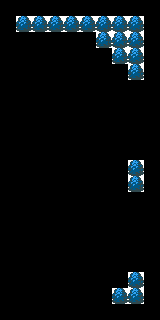

This game map was drawn from its Tiled (.tmx) file and the tilesets committed beside it. A one-line description and the full map source follow:
An orthogonal 10x20 tile map with 16x16 px tiles, 2 tile layers (backgroundLayer, blockedLayer) and 5 objects (3x item, playerStart, door).

<map version="1.0" orientation="orthogonal" renderorder="right-down" width="10" height="20" tilewidth="16" tileheight="16" nextobjectid="15">
 <tileset firstgid="1" name="tiles" tilewidth="16" tileheight="16" tilecount="3520" columns="44">
  <image source="../../../phaserTopdownTutorial/2d-topdown/assets/images/tiles.png" width="705" height="1280" />
 </tileset>
 <layer name="backgroundLayer" width="10" height="20">
  <data encoding="csv">
2731,2731,2731,2731,2731,2731,2731,2731,2731,2731,
2731,2731,2731,2731,2731,2731,2731,2731,2731,2731,
2731,2731,2731,2731,2731,2731,2731,2731,2731,2731,
2731,2731,2731,2731,2731,2731,2731,2731,2731,2731,
2731,2731,2731,2731,2731,2731,2731,2731,2731,2731,
2731,2731,2731,2731,2731,2731,2731,2731,2731,2731,
2731,2731,2731,2731,2731,2731,2731,2731,2731,2731,
2731,2731,2731,2731,2731,2731,2731,2731,2731,2731,
2731,2731,2731,2731,2731,2731,2731,2731,2731,2731,
2731,2731,2731,2731,2731,2731,2731,2731,2731,2731,
2731,2731,2731,2731,2731,2731,2731,2731,2731,2731,
2731,2731,2731,2731,2731,2731,2731,2731,2731,2731,
2731,2731,2731,2731,2731,2731,2731,2731,2731,2731,
2731,2731,2731,2731,2731,2731,2731,2731,2731,2731,
2731,2731,2731,2731,2731,2731,2731,2731,2731,2731,
2731,2731,2731,2731,2731,2731,2731,2731,2731,2731,
2731,2731,2731,2731,2731,2731,2731,2731,2731,2731,
2731,2731,2731,2731,2731,2731,2731,2731,2731,2731,
2731,2731,2731,2731,2731,2731,2731,2731,2731,2731,
2731,2731,2731,2731,2731,2731,2731,2731,2731,2731
</data>
 </layer>
 <layer name="blockedLayer" width="10" height="20">
  <data encoding="csv">
0,0,0,0,0,0,0,0,0,0,
0,1902,1902,1902,1902,1902,1902,1902,1902,0,
0,0,0,0,0,0,1902,1902,1902,0,
0,0,0,0,0,0,0,1902,1902,0,
0,0,0,0,0,0,0,0,1902,0,
0,0,0,0,0,0,0,0,0,0,
0,0,0,0,0,0,0,0,0,0,
0,0,0,0,0,0,0,0,0,0,
0,0,0,0,0,0,0,0,0,0,
0,0,0,0,0,0,0,0,0,0,
0,0,0,0,0,0,0,0,1902,0,
0,0,0,0,0,0,0,0,1902,0,
0,0,0,0,0,0,0,0,0,0,
0,0,0,0,0,0,0,0,0,0,
0,0,0,0,0,0,0,0,0,0,
0,0,0,0,0,0,0,0,0,0,
0,0,0,0,0,0,0,0,0,0,
0,0,0,0,0,0,0,0,1902,0,
0,0,0,0,0,0,0,1902,1902,0,
0,0,0,0,0,0,0,0,0,0
</data>
 </layer>
 <objectgroup name="objectLayer">
  <object id="4" type="playerStart" gid="71" x="80" y="256" width="16" height="16" />
  <object id="5" type="door" gid="445" x="16" y="48" width="16" height="16">
   <properties>
    <property name="sprite" value="browndoor" />
   </properties>
  </object>
  <object id="11" type="item" gid="1216" x="64" y="64" width="16" height="16">
   <properties>
    <property name="bluecup" value="" />
   </properties>
  </object>
  <object id="13" type="item" gid="1216" x="128" y="128" width="16" height="16">
   <properties>
    <property name="bluecup" value="" />
   </properties>
  </object>
  <object id="14" type="item" gid="1216" x="128" y="256" width="16" height="16">
   <properties>
    <property name="bluecup" value="" />
   </properties>
  </object>
 </objectgroup>
</map>